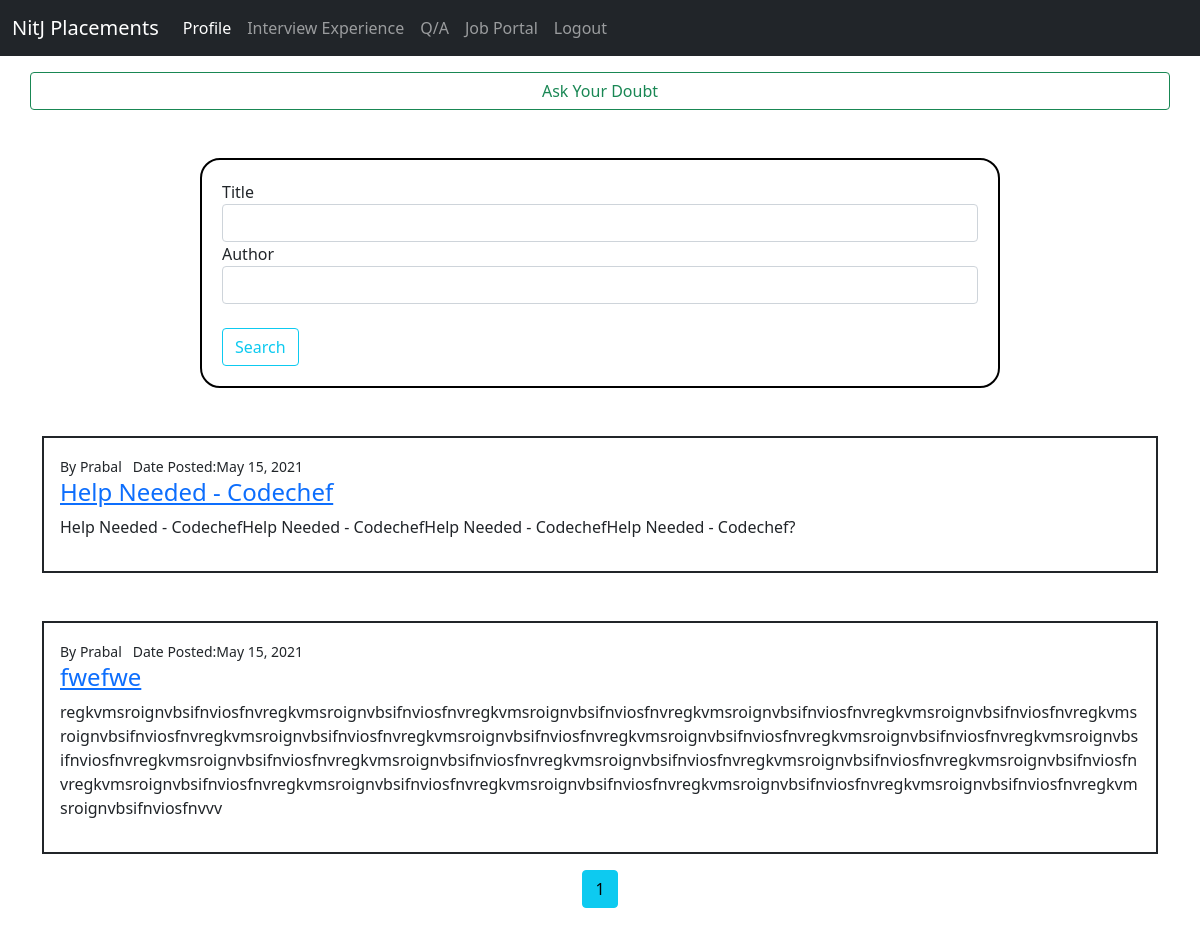
Page /qa/ (signed in) on the earlier database version.
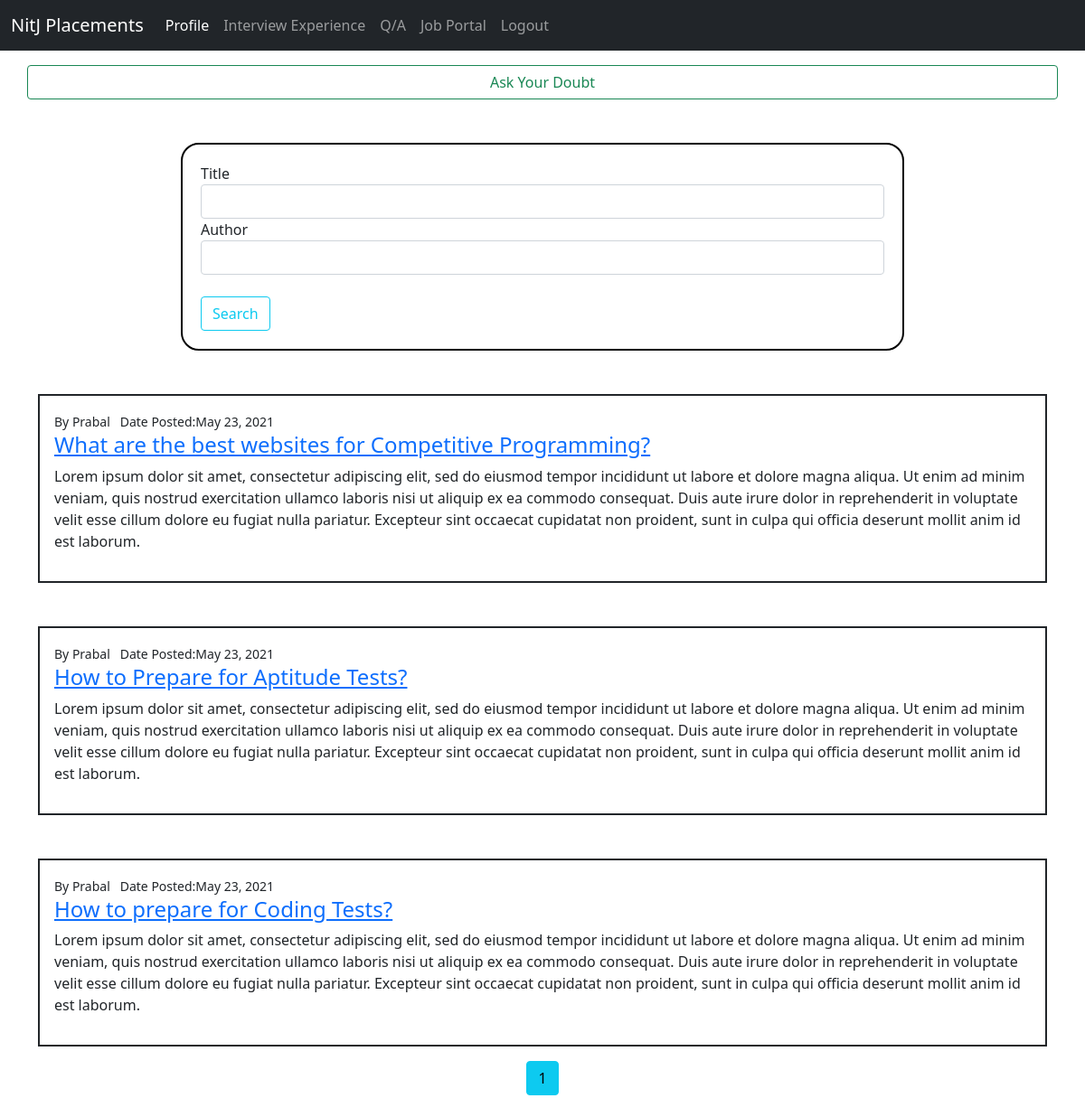
Same page on the later database version.
### qAndA/models.py (models this page shows, shortened)
class Question(models.Model):
    author = models.ForeignKey(user_model.Student, null=False, on_delete=models.CASCADE)
    title = models.CharField(max_length=200, null=False)
    body = models.TextField(null=False)
    created_at = models.DateTimeField(auto_now_add=True)
    updated_at = models.DateTimeField(auto_now=True)

### users/models.py (models this page shows, shortened)
class Student(models.Model):
    user = models.OneToOneField(User, on_delete=models.CASCADE)
    firstName = models.CharField(max_length=256)
    lastName = models.CharField(max_length=256)
    email = models.EmailField()
    ph_no = models.CharField(max_length=10)
    rollNumber = models.IntegerField()
    program = models.CharField(max_length = 5,default = 'BTech',choices = programChoice)
    department = models.CharField(max_length = 40,default = "Computer Science",choices = departmentChoice)
    year = models.IntegerField(default = 2017)

### qAndA/views.py (the view)
# urls.py: path('', views.homePage, name='qAindex'),
@login_required
def homePage(request):
    form = qFilter
    qs = Question.objects.all().order_by('-created_at')
    title = request.GET.get('title')
    authorName = request.GET.get('author')
    if title is not None and title != '':
        qs = qs.filter(title__icontains = title)
    if authorName is not None and authorName != '':
        qs = qs.filter(author__firstName__icontains = authorName)
    paginator = Paginator(qs,10)
    page_num = request.GET.get('page')
    page_obj = paginator.get_page(page_num)
    context = {
        'form':form,
        'questions': page_obj
    }
    return render(request, 'qAndA/homepage.html', context)

### templates/qAndA/homepage.html (shortened to what this page needs)
{% extends "users/baseAuth.html"%}
{% load static %}
{% load crispy_forms_tags %}
{% block headBlock %}
<link rel="stylesheet" href="{% static 'users/index.css' %}">
{% endblock %}
{% block bodyBlock %}
<div class = "container mt-3">
  <div class="row justify-content-center myWhite">
      <a class="btn btn-outline-success" href="{% url 'new-question'%}">
        Ask Your Doubt
      </a>
  </div>
</div>
<div class="container formClass col-md-8 mt-5 myWhite">
  <div class="row justify-content-center">
          <form method="GET">
              {{ form|crispy }}
              <button class = "btn btn-outline-info mt-4" type="submit">
                  Search
              </button>
          </form>
  </div>
</div>
<div class="container">
{% for question in questions %}
  <div class="question-list-item border border-2 border-dark mt-5 p-3 myWhite">
      <small class="question-list-item-author">
            By {{question.author.firstName}}  &nbsp; Date Posted:{{ question.created_at|date:"F d, Y"}}
      </small>
      <a href="{% url 'questionPage' question.id %}">
      <h4 class="question-list-item-title">
        {{question.title}}
      </h4>
    </a>
      <p>
        {{ question.body }}
      </p>
</div>
{% endfor %}
</div>
<div class = "mt-3 text-center">
{% for num in questions.paginator.page_range %}
  {% if questions.number == num %}
    <a class="btn btn-info mb-4" href="?page={{ num }}">{{ num }}</a>
  {% elif num > questions.number|add:'-3' and num < questions.number|add:'3' %}
    <a class="btn btn-outline-info mb-4" href="?page={{ num }}">{{ num }}</a>
  {% endif %}
{% endfor %}
</div>
{% endblock bodyBlock %}

### templates/users/baseAuth.html (shortened to what this page needs)
{% load static %}
<!doctype html>
<html lang="en">
<head>
    <link href="https://cdn.jsdelivr.net/npm/bootstrap@5.0.0-beta1/dist/css/bootstrap.min.css" rel="stylesheet"
>
        <link rel="stylesheet" href="{% static 'main.css' %}">
    {% block headBlock %}
    {% endblock %}
</head>
<body>
    <nav class="navbar navbar-expand-lg navbar-dark bg-dark">
        <div class="container-fluid">
            <a class="navbar-brand" href="{% url 'profile' %}">NitJ Placements</a>
            <div class="collapse navbar-collapse" id="navbarNav">
                <ul class="navbar-nav">
                    <li class="nav-item">
                        <a class="nav-link active" aria-current="page" href="{% url 'profile' %}">Profile</a>
                    </li>
                    <li class="nav-item">
                        <a class="nav-link" href="{% url 'interview' %}">Interview Experience</a>
                    </li>
                    <li class="nav-item">
                        <a class="nav-link" href="{% url 'qAindex'%}">Q/A</a>
                    </li>
                    <li class="nav-item">
                        <a class="nav-link" href="{% url 'jobPortal'%}">Job Portal</a>
                    </li>
                    <li class="nav-item">
                        <a class="nav-link" href="{% url 'logout' %}">Logout</a>
                    </li>
                </ul>
            </div>
        </div>
    </nav>
    {% block bodyBlock %}
    {% endblock %}
</body>
</html>

### static/main.css (style rules this page uses)
.myWhite { background-color:white; }

### static/users/index.css (style rules this page uses)
.formClass { border: 2px solid black; border-radius: 20px; padding: 20px; }

### templates/qAndA/homepage.html (style rules this page uses)
body { word-wrap: break-word; }

Differences in the rows shown:
removed Question: author.firstName "Prabal", created_at "May 15, 2021", title "Help Needed - Codechef", body "Help Needed - CodechefHelp Needed - CodechefHelp Needed - CodechefHelp Needed - Codechef?"
removed Question: author.firstName "Prabal", created_at "May 15, 2021", title "fwefwe", body "regkvmsroignvbsifnviosfnvregkvmsroignvbsifnviosfnvregkvmsroignvbsifnviosfnvregkvmsroignvbsifnviosfnvregkvmsroignvbsifnviosfnvregkvmsroignvbsifnviosfnvregkvmsroignvbsifnviosfnvregkvmsroignvbsifnviosfnvregkvmsroignvbsifnviosfnvregkvmsroignvbsifnviosfnvregkvmsroignvbsifnviosfnvregkvmsroignvbsifnviosfnvregkvmsroignvbsifnviosfnvregkvmsroignvbsifnviosfnvregkvmsroignvbsifnviosfnvregkvmsroignvbsifnviosfnvregkvmsroignvbsifnviosfnvregkvmsroignvbsifnviosfnvregkvmsroignvbsifnviosfnvregkvmsroignvbsifnviosfnvregkvmsroignvbsifnviosfnvregkvmsroignvbsifnviosfnvvv"
added Question: author.firstName "Prabal", created_at "May 23, 2021", title "What are the best websites for Competitive Programming?", body "Lorem ipsum dolor sit amet, consectetur adipiscing elit, sed do eiusmod tempor incididunt ut labore et dolore magna aliqua. Ut enim ad minim veniam, quis nostrud exercitation ullamco laboris nisi ut aliquip ex ea commodo consequat. Duis aute irure dolor in reprehenderit in voluptate velit esse cillum dolore eu fugiat nulla pariatur. Excepteur sint occaecat cupidatat non proident, sunt in culpa qui officia deserunt mollit anim id est laborum."
added Question: author.firstName "Prabal", created_at "May 23, 2021", title "How to Prepare for Aptitude Tests?", body "Lorem ipsum dolor sit amet, consectetur adipiscing elit, sed do eiusmod tempor incididunt ut labore et dolore magna aliqua. Ut enim ad minim veniam, quis nostrud exercitation ullamco laboris nisi ut aliquip ex ea commodo consequat. Duis aute irure dolor in reprehenderit in voluptate velit esse cillum dolore eu fugiat nulla pariatur. Excepteur sint occaecat cupidatat non proident, sunt in culpa qui officia deserunt mollit anim id est laborum."
added Question: author.firstName "Prabal", created_at "May 23, 2021", title "How to prepare for Coding Tests?", body "Lorem ipsum dolor sit amet, consectetur adipiscing elit, sed do eiusmod tempor incididunt ut labore et dolore magna aliqua. Ut enim ad minim veniam, quis nostrud exercitation ullamco laboris nisi ut aliquip ex ea commodo consequat. Duis aute irure dolor in reprehenderit in voluptate velit esse cillum dolore eu fugiat nulla pariatur. Excepteur sint occaecat cupidatat non proident, sunt in culpa qui officia deserunt mollit anim id est laborum."
